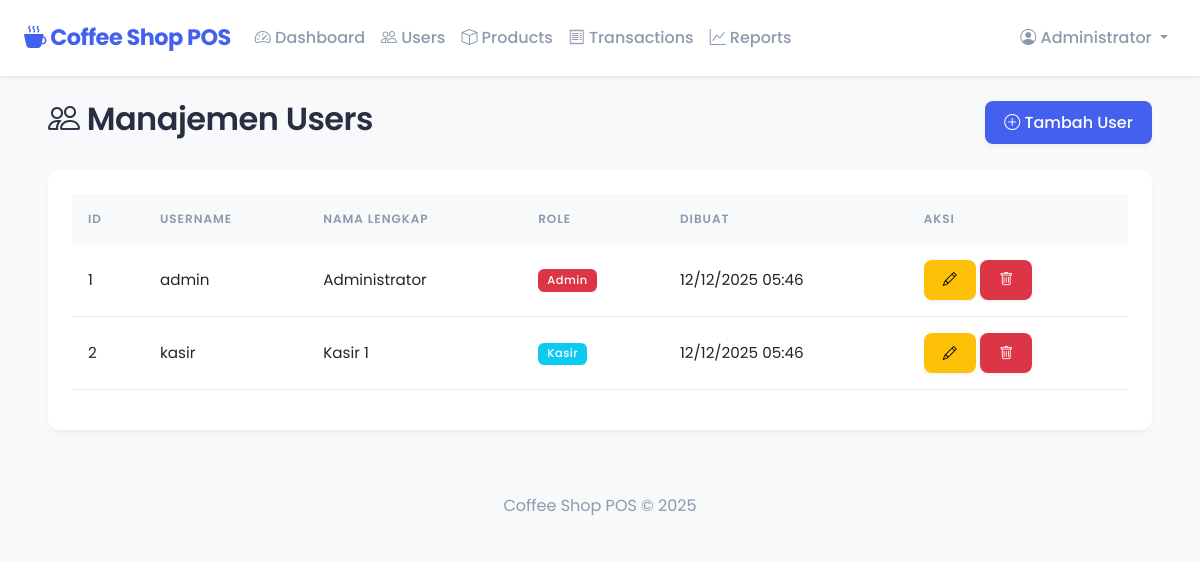
Page /admin/users (signed in) on the committed database.
### tables this page shows
CREATE TABLE users (
    id INT AUTO_INCREMENT PRIMARY KEY,
    username VARCHAR(50) UNIQUE NOT NULL,
    password VARCHAR(255) NOT NULL,
    full_name VARCHAR(100) NOT NULL,
    role ENUM('admin', 'kasir') NOT NULL,
    created_at TIMESTAMP DEFAULT CURRENT_TIMESTAMP,
    updated_at TIMESTAMP DEFAULT CURRENT_TIMESTAMP ON UPDATE CURRENT_TIMESTAMP,
    INDEX idx_username (username),
    INDEX idx_role (role)
);

### config/database.php (called while the page is built, shortened)
<?php
function getDBConnection() {
    static $conn = null;
    if ($conn === null) {
        try {
            $dsn = 'mysql:host=' . DB_HOST . ';port=' . DB_PORT . ';dbname=' . DB_NAME . ';charset=utf8mb4';
            $conn = new PDO($dsn, DB_USER, DB_PASS);
            $conn->setAttribute(PDO::ATTR_ERRMODE, PDO::ERRMODE_EXCEPTION);
            $conn->setAttribute(PDO::ATTR_DEFAULT_FETCH_MODE, PDO::FETCH_ASSOC);
            $conn->setAttribute(PDO::ATTR_EMULATE_PREPARES, false);
            $conn->exec("SET time_zone = '+07:00'");
        } catch (PDOException $e) {
            die("Connection failed: " . $e->getMessage());
        }
    }
    return $conn;
}
function fetchAll($sql, $params = []) {
    try {
        $conn = getDBConnection();
        $stmt = $conn->prepare($sql);
        $stmt->execute($params);
        return $stmt->fetchAll();
    } catch (PDOException $e) {
        return [];
    }
}

### controllers/UserController.php (called while the page is built, shortened)
<?php
function getAllUsers() {
    return fetchAll("SELECT id, username, full_name, role, created_at FROM users ORDER BY created_at DESC");
}
$users = getAllUsers();

### views/admin/users.php (the view, shortened to what this page needs)
<?php
require_once __DIR__ . '/../../controllers/UserController.php';
include __DIR__ . '/../layout/header.php';
?>
<div class="container-fluid">
    <div class="d-flex justify-content-between align-items-center mb-4">
        <h2><i class="bi bi-people"></i> Manajemen Users</h2>
        <button class="btn btn-primary" data-bs-toggle="modal" data-bs-target="#userModal" onclick="resetUserForm()">
            <i class="bi bi-plus-circle"></i> Tambah User
        </button>
    </div>
    <div class="card">
        <div class="card-body">
            <div class="table-responsive">
                <table class="table table-hover">
                    <thead>
                        <tr>
                            <th>ID</th>
                            <th>Username</th>
                            <th>Nama Lengkap</th>
                            <th>Role</th>
                            <th>Dibuat</th>
                            <th>Aksi</th>
                        </tr>
                    </thead>
                    <tbody>
                        <?php foreach ($users as $user): ?>
                        <tr>
                            <td><?= $user['id'] ?></td>
                            <td><?= htmlspecialchars($user['username']) ?></td>
                            <td><?= htmlspecialchars($user['full_name']) ?></td>
                            <td>
                                <span class="badge bg-<?= $user['role'] === 'admin' ? 'danger' : 'info' ?>">
                                    <?= ucfirst($user['role']) ?>
                                </span>
                            </td>
                            <td><?= date('d/m/Y H:i', strtotime($user['created_at'])) ?></td>
                            <td>
                                <button class="btn btn-sm btn-warning" onclick="editUser(<?= $user['id'] ?>)">
                                    <i class="bi bi-pencil"></i>
                                </button>
                                <button class="btn btn-sm btn-danger" onclick="deleteUser(<?= $user['id'] ?>)">
                                    <i class="bi bi-trash"></i>
                                </button>
                            </td>
                        </tr>
                        <?php endforeach; ?>
                    </tbody>
                </table>
            </div>
        </div>
    </div>
</div>
<?php include __DIR__ . '/../layout/footer.php'; ?>

### assets/css/style.css (style rules this page uses)
:root { --primary-color: #4361ee; --primary-hover: #3a56d4; --secondary-color: #3f37c9; --success-color: #4cc9f0; --danger-color: #f72585; --warning-color: #ff9f1c; --info-color: #4895ef; --text-primary: #2b2d42; --text-secondary: #8d99ae; --bg-body: #f8f9fa; --bg-card: #ffffff; --border-color: #e9ecef; --shadow-sm: 0 4px 6px -1px rgba(0, 0, 0, 0.05); --shadow-md: 0 10px 15px -3px rgba(0, 0, 0, 0.08); --shadow-lg: 0 20px 25px -5px rgba(0, 0, 0, 0.1); --radius-sm: 8px; --radius-md: 12px; --radius-lg: 16px; }
body { font-family: 'Poppins', sans-serif; background-color: var(--bg-body); color: var(--text-primary); -webkit-font-smoothing: antialiased; }
.card { background: var(--bg-card); border: none; border-radius: var(--radius-md); box-shadow: var(--shadow-sm); transition: all 0.3s ease; margin-bottom: 1.5rem; }
.card-body { padding: 1.5rem; }
h1, h2, h3, h4, h5, h6 { font-weight: 600; color: var(--text-primary); letter-spacing: -0.5px; }
.btn { border-radius: var(--radius-sm); padding: 0.6rem 1.2rem; font-weight: 500; transition: all 0.2s; border: none; box-shadow: 0 2px 4px rgba(0, 0, 0, 0.05); }
.btn-primary { background-color: var(--primary-color); color: white; }
.table { border-collapse: separate; border-spacing: 0; }
.table thead th { background-color: #f8f9fa; border-bottom: none; font-weight: 600; text-transform: uppercase; font-size: 0.75rem; letter-spacing: 1px; color: var(--text-secondary); padding: 1rem; }
.table tbody td { padding: 1rem; vertical-align: middle; border-bottom: 1px solid var(--border-color); font-size: 0.95rem; }
.badge { padding: 0.5em 0.8em; font-weight: 500; border-radius: 6px; letter-spacing: 0.5px; }
.container-fluid { padding: 0 1.5rem; }

### rows in the picture
users: id "1", username "admin", full_name "Administrator", role "Admin", created_at "12/12/2025 05:46"
users: id "2", username "kasir", full_name "Kasir 1", role "Kasir", created_at "12/12/2025 05:46"

### other values in the picture
$_SESSION['full_name'] "Administrator"
